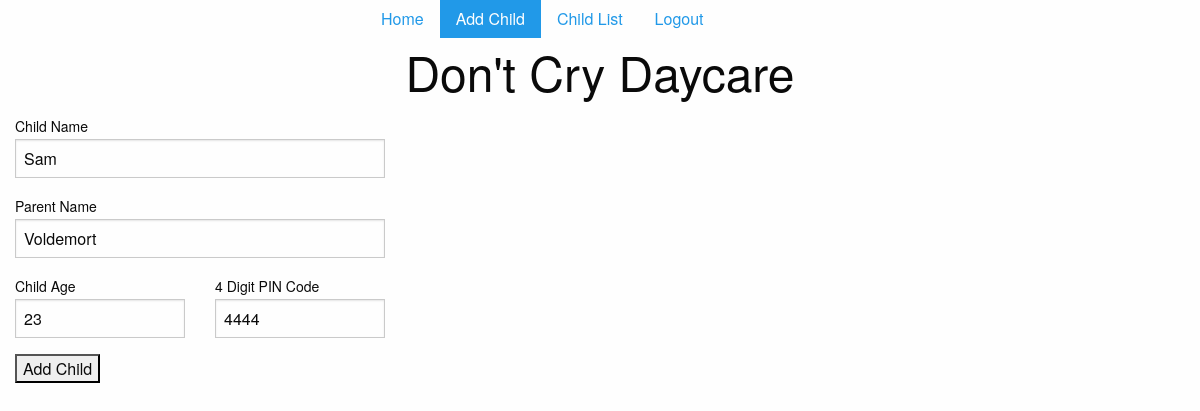
The app's page /child/2/update/ (signed in) with its own data.
### app/models.py (models this page shows, shortened)
class Child(models.Model):
    name = models.CharField(max_length=50)
    parent = models.CharField(max_length=50)
    age = models.IntegerField()
    pin = models.CharField(unique=True, max_length=4)

### app/views.py (the view)
# urls.py: url(r'^child/(?P<pk>\d+)/update/$', ChildUpdateView.as_view(), name='child_update_view'),
class ChildUpdateView(UpdateView):
    model = Child
    fields = ('name', 'parent', 'age', 'pin')
    success_url = reverse_lazy('child_checkin_log_list_view')

### app/models.py (called while the page is built)
    @property
    def is_employee(self):
        return self.access_level == 'e'

### templates/app/child_form.html (shortened to what this page needs)
{% extends 'base.html' %}
{% block child_form_active %}
active
{% endblock %}
{% block content %}
<form method="post">
  <div class="row">
    <div class="medium-4 columns">
      <div class="fieldWrapper">
        <label for="{{ form.name.id_for_label }}">Child Name</label>
        {{ form.name }}
      </div>
    </div>
  </div>
  <div class="row">
    <div class="medium-4 columns">
      <div class="fieldWrapper">
        <label for="{{ form.parent.id_for_label }}">Parent Name</label>
        {{ form.parent }}
      </div>
    </div>
  </div>
  <div class="row">
    <div class="medium-2 columns">
      <div class="fieldWrapper">
        <label for="{{ form.age.id_for_label }}">Child Age</label>
        {{ form.age }}
      </div>
    </div>
    <div class="medium-2 columns">
      <div class="fieldWrapper">
        <label for="{{ form.pin.id_for_label }}">4 Digit PIN Code</label>
        {{ form.pin }}
      </div>
    </div>
  </div>
  <div class="row">
    <div class="medium-1 columns">
      <input type="submit" value="Add Child">
    </div>
  </div>
</form>
{% endblock %}

### app/static/css/app.css (style rules this page uses)
div { justify-content: center; }

### records on screen
Child: name "Sam", parent "Voldemort", age "23", pin "4444"
